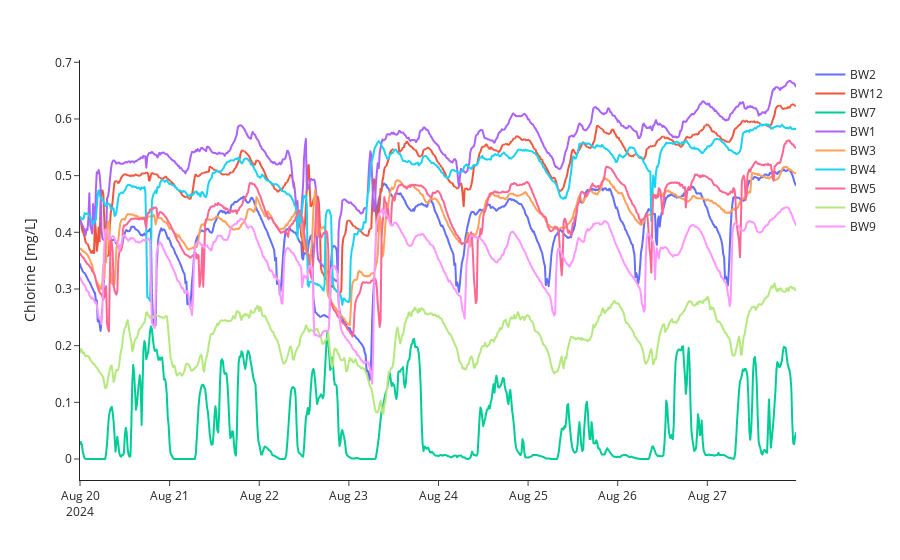

Source (notebook cell):
### Markdown cell above
### Time series plotting
Chlorine data.

### Code cell
try:
    wq_bwfl_ids = wq_df['bwfl_id'].unique()
    plot_wq_df = wq_df[(wq_df['data_type'] == 'chlorine')]
    fig = px.line(
        plot_wq_df,
        x='datetime',
        y='mean',
        color='bwfl_id',
    )
    fig.update_layout(
        xaxis_title='',
        yaxis_title='Chlorine [mg/L]',
        legend_title_text='',
        template='simple_white',
        height=450,
    )
    fig.show()
except:
    print("Plotting data not available.")

### Figure 1 — Plotly figure (JSON) as saved in the notebook; plotly's stock layout.template omitted (floating-point values rounded to 4 significant figures; data arrays with more than 128 entries replaced by an {"elided": "..."} marker saying what was removed)
{"data": [{"hovertemplate": "bwfl_id=BW2<br>datetime=%{x}<br>mean=%{y}<extra></extra>", "legendgroup": "BW2", "line": {"color": "#636efa", "dash": "solid"}, "marker": {"symbol": "circle"}, "mode": "lines", "name": "BW2", "showlegend": true, "type": "scattergl", "x": {"elided": "768 str values"}, "xaxis": "x", "y": {"elided": "768 float values"}, "yaxis": "y"}, {"hovertemplate": "bwfl_id=BW12<br>datetime=%{x}<br>mean=%{y}<extra></extra>", "legendgroup": "BW12", "line": {"color": "#EF553B", "dash": "solid"}, "marker": {"symbol": "circle"}, "mode": "lines", "name": "BW12", "showlegend": true, "type": "scattergl", "x": {"elided": "768 str values"}, "xaxis": "x", "y": {"elided": "768 float values"}, "yaxis": "y"}, {"hovertemplate": "bwfl_id=BW7<br>datetime=%{x}<br>mean=%{y}<extra></extra>", "legendgroup": "BW7", "line": {"color": "#00cc96", "dash": "solid"}, "marker": {"symbol": "circle"}, "mode": "lines", "name": "BW7", "showlegend": true, "type": "scattergl", "x": {"elided": "768 str values"}, "xaxis": "x", "y": {"elided": "768 float values"}, "yaxis": "y"}, {"hovertemplate": "bwfl_id=BW1<br>datetime=%{x}<br>mean=%{y}<extra></extra>", "legendgroup": "BW1", "line": {"color": "#ab63fa", "dash": "solid"}, "marker": {"symbol": "circle"}, "mode": "lines", "name": "BW1", "showlegend": true, "type": "scattergl", "x": {"elided": "768 str values"}, "xaxis": "x", "y": {"elided": "768 float values"}, "yaxis": "y"}, {"hovertemplate": "bwfl_id=BW3<br>datetime=%{x}<br>mean=%{y}<extra></extra>", "legendgroup": "BW3", "line": {"color": "#FFA15A", "dash": "solid"}, "marker": {"symbol": "circle"}, "mode": "lines", "name": "BW3", "showlegend": true, "type": "scattergl", "x": {"elided": "768 str values"}, "xaxis": "x", "y": {"elided": "768 float values"}, "yaxis": "y"}, {"hovertemplate": "bwfl_id=BW4<br>datetime=%{x}<br>mean=%{y}<extra></extra>", "legendgroup": "BW4", "line": {"color": "#19d3f3", "dash": "solid"}, "marker": {"symbol": "circle"}, "mode": "lines", "name": "BW4", "showlegend": true, "type": "scattergl", "x": {"elided": "768 str values"}, "xaxis": "x", "y": {"elided": "768 float values"}, "yaxis": "y"}, {"hovertemplate": "bwfl_id=BW5<br>datetime=%{x}<br>mean=%{y}<extra></extra>", "legendgroup": "BW5", "line": {"color": "#FF6692", "dash": "solid"}, "marker": {"symbol": "circle"}, "mode": "lines", "name": "BW5", "showlegend": true, "type": "scattergl", "x": {"elided": "768 str values"}, "xaxis": "x", "y": {"elided": "768 float values"}, "yaxis": "y"}, {"hovertemplate": "bwfl_id=BW6<br>datetime=%{x}<br>mean=%{y}<extra></extra>", "legendgroup": "BW6", "line": {"color": "#B6E880", "dash": "solid"}, "marker": {"symbol": "circle"}, "mode": "lines", "name": "BW6", "showlegend": true, "type": "scattergl", "x": {"elided": "768 str values"}, "xaxis": "x", "y": {"elided": "768 float values"}, "yaxis": "y"}, {"hovertemplate": "bwfl_id=BW9<br>datetime=%{x}<br>mean=%{y}<extra></extra>", "legendgroup": "BW9", "line": {"color": "#FF97FF", "dash": "solid"}, "marker": {"symbol": "circle"}, "mode": "lines", "name": "BW9", "showlegend": true, "type": "scattergl", "x": {"elided": "768 str values"}, "xaxis": "x", "y": {"elided": "768 float values"}, "yaxis": "y"}], "layout": {"autosize": true, "legend": {"title": {"text": ""}, "tracegroupgap": 0}, "margin": {"t": 60}, "xaxis": {"anchor": "y", "autorange": true, "domain": [0, 1], "range": ["2024-08-20", "2024-08-27 23:45"], "title": {"text": ""}, "type": "date"}, "yaxis": {"anchor": "x", "autorange": true, "domain": [0, 1], "range": [-0.03706, 0.7041], "title": {"text": "Chlorine [mg/L]"}, "type": "linear"}}}
